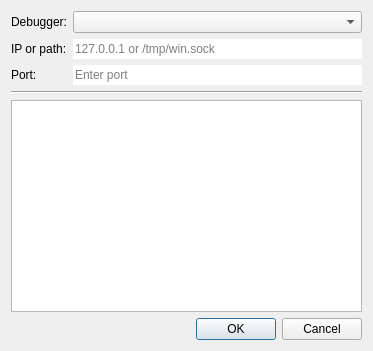
<?xml version="1.0" encoding="UTF-8"?>
<ui version="4.0">
 <class>RemoteDebugDialog</class>
 <widget class="QDialog" name="RemoteDebugDialog">
  <property name="windowModality">
   <enum>Qt::NonModal</enum>
  </property>
  <property name="geometry">
   <rect>
    <x>0</x>
    <y>0</y>
    <width>373</width>
    <height>351</height>
   </rect>
  </property>
  <property name="sizePolicy">
   <sizepolicy hsizetype="Minimum" vsizetype="Minimum">
    <horstretch>0</horstretch>
    <verstretch>0</verstretch>
   </sizepolicy>
  </property>
  <property name="windowTitle">
   <string notr="true">Remote debugging configuration</string>
  </property>
  <layout class="QVBoxLayout" name="verticalLayout_2">
   <property name="sizeConstraint">
    <enum>QLayout::SetMinimumSize</enum>
   </property>
   <item>
    <layout class="QGridLayout" name="gridLayout">
     <property name="sizeConstraint">
      <enum>QLayout::SetMinimumSize</enum>
     </property>
     <item row="0" column="0">
      <widget class="QLabel" name="debugText">
       <property name="sizePolicy">
        <sizepolicy hsizetype="Preferred" vsizetype="Preferred">
         <horstretch>0</horstretch>
         <verstretch>0</verstretch>
        </sizepolicy>
       </property>
       <property name="text">
        <string>Debugger:</string>
       </property>
      </widget>
     </item>
     <item row="1" column="1">
      <widget class="QLineEdit" name="ipEdit">
       <property name="maximumSize">
        <size>
         <width>382</width>
         <height>16777215</height>
        </size>
       </property>
       <property name="inputMask">
        <string notr="true"/>
       </property>
       <property name="text">
        <string notr="true"/>
       </property>
       <property name="frame">
        <bool>false</bool>
       </property>
       <property name="placeholderText">
        <string notr="true">127.0.0.1 or /tmp/win.sock</string>
       </property>
      </widget>
     </item>
     <item row="0" column="1">
      <widget class="QComboBox" name="debuggerCombo"/>
     </item>
     <item row="2" column="0">
      <widget class="QLabel" name="portText">
       <property name="text">
        <string>Port:</string>
       </property>
      </widget>
     </item>
     <item row="1" column="0">
      <widget class="QLabel" name="ipText">
       <property name="text">
        <string>IP or path:</string>
       </property>
      </widget>
     </item>
     <item row="2" column="1">
      <widget class="QLineEdit" name="portEdit">
       <property name="maximumSize">
        <size>
         <width>382</width>
         <height>16777215</height>
        </size>
       </property>
       <property name="inputMask">
        <string notr="true"/>
       </property>
       <property name="text">
        <string notr="true"/>
       </property>
       <property name="frame">
        <bool>false</bool>
       </property>
       <property name="placeholderText">
        <string notr="true">Enter port</string>
       </property>
      </widget>
     </item>
    </layout>
   </item>
   <item>
    <layout class="QVBoxLayout" name="verticalLayout">
     <property name="sizeConstraint">
      <enum>QLayout::SetMinimumSize</enum>
     </property>
     <item>
      <widget class="Line" name="line">
       <property name="orientation">
        <enum>Qt::Horizontal</enum>
       </property>
      </widget>
     </item>
     <item>
      <widget class="QListWidget" name="recentsIpListWidget">
       <property name="sizePolicy">
        <sizepolicy hsizetype="Expanding" vsizetype="MinimumExpanding">
         <horstretch>0</horstretch>
         <verstretch>0</verstretch>
        </sizepolicy>
       </property>
       <property name="minimumSize">
        <size>
         <width>0</width>
         <height>60</height>
        </size>
       </property>
       <property name="contextMenuPolicy">
        <enum>Qt::ActionsContextMenu</enum>
       </property>
       <property name="selectionRectVisible">
        <bool>true</bool>
       </property>
      </widget>
     </item>
     <item>
      <widget class="QDialogButtonBox" name="buttonBox">
       <property name="orientation">
        <enum>Qt::Horizontal</enum>
       </property>
       <property name="standardButtons">
        <set>QDialogButtonBox::Cancel|QDialogButtonBox::Ok</set>
       </property>
      </widget>
     </item>
    </layout>
   </item>
  </layout>
  <action name="actionRemoveItem">
   <property name="text">
    <string>Remove item</string>
   </property>
  </action>
  <action name="actionRemoveAll">
   <property name="text">
    <string>Remove all</string>
   </property>
   <property name="toolTip">
    <string>Remove all</string>
   </property>
  </action>
 </widget>
 <tabstops>
  <tabstop>debuggerCombo</tabstop>
  <tabstop>ipEdit</tabstop>
  <tabstop>portEdit</tabstop>
  <tabstop>recentsIpListWidget</tabstop>
 </tabstops>
 <resources/>
 <connections>
  <connection>
   <sender>buttonBox</sender>
   <signal>accepted()</signal>
   <receiver>RemoteDebugDialog</receiver>
   <slot>accept()</slot>
   <hints>
    <hint type="sourcelabel">
     <x>248</x>
     <y>234</y>
    </hint>
    <hint type="destinationlabel">
     <x>157</x>
     <y>274</y>
    </hint>
   </hints>
  </connection>
  <connection>
   <sender>buttonBox</sender>
   <signal>rejected()</signal>
   <receiver>RemoteDebugDialog</receiver>
   <slot>reject()</slot>
   <hints>
    <hint type="sourcelabel">
     <x>316</x>
     <y>240</y>
    </hint>
    <hint type="destinationlabel">
     <x>286</x>
     <y>254</y>
    </hint>
   </hints>
  </connection>
 </connections>
</ui>
